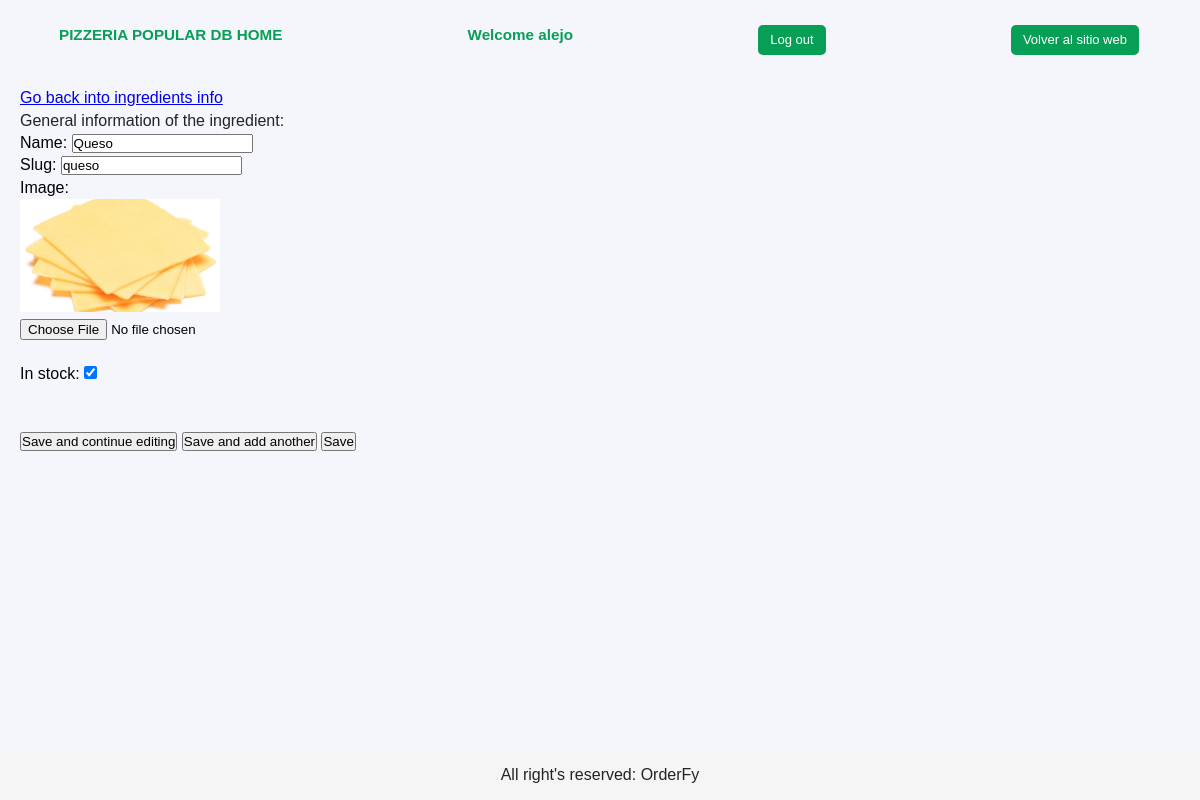
Page /database/pizzeria_popular/queso/edit_ingredient (signed in) on the committed database.
### restaurants/models.py (models this page shows, shortened)
class Restaurant(models.Model):
    def get_upload_to_path_logo(self, filename):
        return f'{self.slug}/logo/{filename}'
    def get_upload_to_path_image(self, filename):
        return f'{self.slug}/image/{filename}'
    id= models.AutoField(primary_key=True)
    name= models.CharField(max_length=80)
    slug= models.SlugField(max_length=20, unique=True)
    description= models.TextField(max_length=1000, blank=True, null=True)
    logo= models.ImageField(upload_to=get_upload_to_path_logo, default="default_restaurant_logo.png")
    image= models.ImageField(upload_to=get_upload_to_path_image, default="default_restaurant_image.png")
    primary_color= models.CharField(max_length=7, validators=[functions.validate_color_hex])
    secondary_color= models.CharField(max_length=7, validators=[functions.validate_color_hex])
    q_branches= models.PositiveSmallIntegerField(default=1, validators=[functions.validate_not_zero])
    created= models.DateTimeField(auto_now_add= True)
    updated= models.DateTimeField(auto_now= True)
    class Meta:
        verbose_name=  "Restaurant"
        verbose_name_plural= "Restaurants"

class Ingredient(models.Model):
    menuItem= models.ManyToManyField(MenuItem, related_name="Ingredient", through='MenuItemIngredient')
    restaurant= models.ForeignKey(Restaurant, on_delete= models.CASCADE)
    def get_upload_to_path_image(self, filename):
        return f'{self.restaurant.slug}/image/ingredients/{filename}'
    id= models.AutoField(primary_key=True)
    name= models.CharField(max_length= 80)
    slug= models.SlugField(max_length= 20, unique=True)
    in_stock= models.BooleanField(default= True)
    image= models.ImageField(upload_to= get_upload_to_path_image, default= 'default_ingredient.png')
    created= models.DateTimeField(auto_now_add= True)
    updated= models.DateTimeField(auto_now= True)
    class Meta:
        verbose_name=  "Ingredient"
        verbose_name_plural= "Ingredients"

### access_user/models.py (models this page shows)
class CustomUser(AbstractUser):
    restaurant= models.ForeignKey(Restaurant, on_delete=models.CASCADE, blank=True, null=True)

### access_user/views/edit_db.py (the view, shortened to what this page needs)
# urls.py: path('<str:restaurant_slug>/<str:ingredient_slug>/edit_ingredient', login_required(edit_db.edit_ingredient), name='edit_ingredient'),
@login_required
def edit_ingredient(request, restaurant_slug, ingredient_slug):
    restaurant= functions.get_restaurant(restaurant_slug)
    if not restaurant: return HttpResponseNotFound("Cannot find restaurant named '" + restaurant_slug + "'")
    answer= functions.check_user(request, restaurant)
    if answer== "no_access": return HttpResponseForbidden(f'Your user, {request.user.username}, has not access to {restaurant.name}`s DataBase')
    ingredient= functions.get_ingredient(ingredient_slug)
    if not ingredient: return HttpResponseNotFound(f'Couldn`t find an ingredient with slug "{ingredient_slug}"')
    params={
        "restaurant": restaurant,
        "ingredient": ingredient,
    }
    return render(request, 'access_user/edit/edit_ingredient.html', params)

### access_user/functions.py (called while the page is built)
def check_user(request, restaurant):
    if not request.user.is_superuser:
        users= CustomUser.objects.filter(restaurant=restaurant)
        if request.user not in users: return "no_access"
        return None

def get_restaurant(restaurant_slug):
    try:
        restaurant= Rmodels.Restaurant.objects.get(slug= restaurant_slug)
        return restaurant
    except ObjectDoesNotExist:
        return None

def get_ingredient(ingredient_slug):
    try:
        ingredient= Rmodels.Ingredient.objects.get(slug= ingredient_slug)
        return ingredient
    except ObjectDoesNotExist:
        return None

### templates/access_user/edit/edit_ingredient.html (shortened to what this page needs)
{% extends 'access_user/base.html' %}
{% block content %}
    <a href="{% url 'db_ingredients' restaurant.slug %}"> Go back into ingredients info </a>
    <br>
    <form method="post" enctype="multipart/form-data">
        <p> General information of the ingredient: </p>
        <label for="name">Name:</label>
        <input type="text" id="name" name="name" placeholder="Name" value="{{ ingredient.name }}" required>
        <br>
        <label for="slug">Slug:</label>
        <input type="text" id="slug" name="slug" placeholder="Slug" value="{{ ingredient.slug }}" required>
        <br>
        <label for="image">Image:</label>
        <br>
        <img src="{{ ingredient.image.url }}" alt="{{ ingredient.image.url }}">
        <br>
        <input type="file" id="image" name="image" accept=".jpg, .jpeg, .png, .gif, .bmp, .avif">
        <br> <br>
        <label for="in_stock">In stock: </label>
        <input type="checkbox" id="in_stock" name="in_stock" {% if ingredient.in_stock %} checked {% endif %}>
        <br> <br>
        <br>
        <button type="submit" name="action" value="save_and_continue_editing">Save and continue editing</button>
        <button type="submit" name="action" value="save_and_add_another">Save and add another</button>
        <button type="submit" name="action" value="save">Save</button>
    </form>
{% endblock %}

### templates/access_user/base.html (shortened to what this page needs)
<!DOCTYPE html>
<html lang="en">
{% load static %}
<head>
    <link rel="stylesheet" href="{% static 'css/database/base.css' %}">
    <link rel="stylesheet" href="{% static 'css/restaurants/restaurants.css' %}">
</head>
<body>
    <section class="section">
        <header class="orderfy">
            <h3> {{ restaurant.name | upper }} DB HOME </h3>
            <h3> Welcome {{ user.username }} </h3>
            <a href="{% url 'db_logout' restaurant.slug %}" class="botres"> Log out </a>
            <a href="{% url 'restaurant' restaurant.slug %}" class="botres"> Volver al sitio web </a>
        </header>
        <br><br><br>
        {% block content %} {% endblock %}
        <footer class="footer">
            <p class="center-content"> All right's reserved: OrderFy </p>
        </footer>
    </section>
</body>
</html>

### static/css/database/base.css (style rules this page uses)
img { width: 200px; }
:root { --background: #F4F6FC; --backsec1: #e7e9ef; --backsec2: #F4F6FC; --logoGreen: #079F56 ; --letras: #232323; --botones: #d3d0d0; }
.footer { position: fixed; bottom: 0; left: 0; right: 0; width: 100%; height: 50px; background-color: #f5f5f5; text-align: center; line-height: 50px; }

### static/css/restaurants/restaurants.css (style rules this page uses)
:root { --background: #F4F6FC; --backsec1: #e7e9ef; --backsec2: #F4F6FC; --logoGreen: #079F56 ; --letras: #232323; --botones: #d3d0d0; }
* { margin: 0; padding: 0; box-sizing: border-box; }
body { font-family: 'Arial', sans-serif; line-height: 1.4; background-color: var(--background); }
.section { background-color: var(--background); padding: 20px; }
header { position: fixed; top: -1px; left: -1px; right: -1px; padding: 1rem 5%; display: flex; align-items: center; justify-content: space-between; z-index: 1000; background-color: var(--background); }
.center-content { width: 100%; display: flex; justify-content: center; }
.orderfy { font-size: 13px; text-align: center; background-color: var(--background); color: var(--logoGreen); width: 100%; }
p { color: var(--letras); }
.botres { display: inline-block; padding: 6px 12px; background-color: var(--logoGreen); color: white; text-decoration: none; border-color: var(--logoGreen); border-radius: 5px; margin-top: 10px; transition: background-color 0.3s; }

### rows in the picture
Restaurant: name "PIZZERIA POPULAR"
CustomUser: username "alejo"
Ingredient: name "Queso", slug "queso", image (picture), in_stock "☑"
